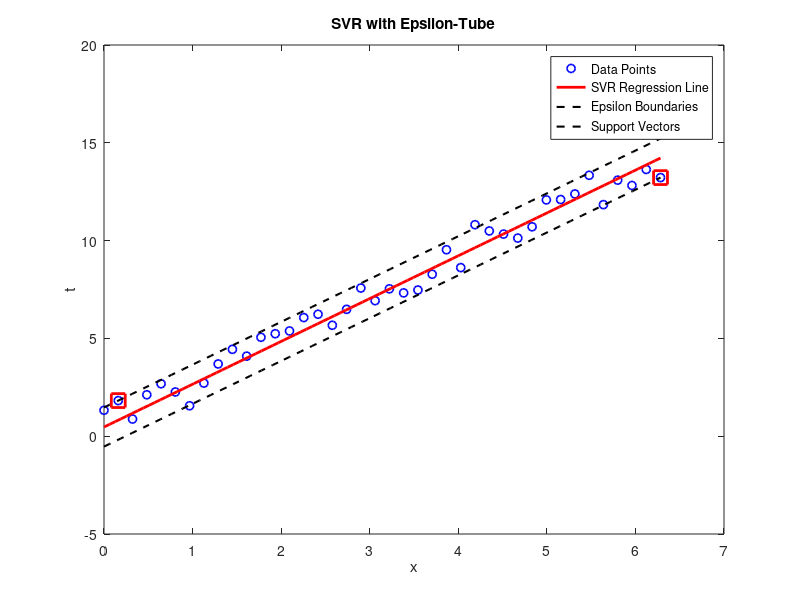

This figure's MATLAB source:
% ========================================================================
%  MATLAB Code
%  Author      : Mohammad Dehbozorgi (MO.DBZ)
%  Created on  : [1404/01/14]
%  Description : [This is Code for SVR Method in Neural Network ]

% ========================================================================
%  License:
%  This code is provided as-is without any warranty. 
%  You are free to use, modify, and distribute it for educational 
%  and research purposes, provided that proper credit is given to 
%  the original author: Mohammad Dehbozorgi (MO.DBZ).
% ========================================================================
clc;
clear;
close all;

%% Load Data 
x = linspace(0, 2*pi, 40);  % Generate input data
t = 2*x + 1 + 0.7*randn(size(x));  % Generate target data with noise
n = numel(t);  % Number of data points

% Plot the input data
figure;
plot(x, t, 'bo', 'MarkerSize', 6, 'LineWidth', 1.2); 
xlabel('x');
ylabel('t');
title('SVR with Epsilon-Tube');
hold on;

%% Design SVR 
epsilon = 1;  % Epsilon value for SVR
C = 1;  % Regularization parameter

% Construct the Hessian matrix H
H = zeros(n, n);
for i = 1:n
    for j = i:n
        H(i, j) = x(:, i)' * x(:, j);
        H(j, i) = H(i, j);  % Ensure symmetry
    end
end 

% Construct the full Hessian matrix for quadratic programming
HH = [H -H; -H H];
HH = HH + 1e-6 * eye(size(HH));  % Ensure positive semi-definiteness

% Define optimization parameters
f = [-t'; t'] + epsilon;
Aeq = [ones(1, n) -ones(1, n)];
beq = 0;
Ib = zeros(2*n, 1);
ub = C * ones(2*n, 1);

% Set optimization options
options = optimset('Display', 'Iter', 'MaxIter', 100);

% Solve quadratic programming problem
Alpha = quadprog(HH, f, [], [], Aeq, beq, Ib, ub, [], options);

%% Extract Support Vectors
alpha_plus = Alpha(1:n);
alpha_minus = Alpha(n+1:end);

% Find indices of support vectors (0 < alpha < C)
sv_indices = find((alpha_plus > 1e-6 & alpha_plus < C) | (alpha_minus > 1e-6 & alpha_minus < C));

% Extract support vectors
x_sv = x(sv_indices);
t_sv = t(sv_indices);

%% Compute Weights and Bias (Fixed)
% Compute weight vector (w) using all alphas
w = sum((alpha_plus - alpha_minus)' .* x);

% Compute bias (b) using support vectors
b_values = t_sv - w * x_sv;
b = mean(b_values);

% Display results
disp(['Corrected Weight (w): ', num2str(w)]);
disp(['Corrected Bias (b): ', num2str(b)]);

%% Plot SVR Regression Line and Epsilon-Tube
x_fit = linspace(min(x), max(x), 100);
y_fit = w * x_fit + b;

% Plot SVR regression line
plot(x_fit, y_fit, 'r-', 'LineWidth', 2);

% Plot the epsilon-tube (margin)
plot(x_fit, y_fit + epsilon, 'k--', 'LineWidth', 1.5);  % Upper epsilon bound
plot(x_fit, y_fit - epsilon, 'k--', 'LineWidth', 1.5);  % Lower epsilon bound

% Highlight support vectors
plot(x_sv, t_sv, 'rs', 'MarkerSize', 10, 'LineWidth', 2);

legend('Data Points', 'SVR Regression Line', 'Epsilon Boundaries', 'Support Vectors');
hold off;




